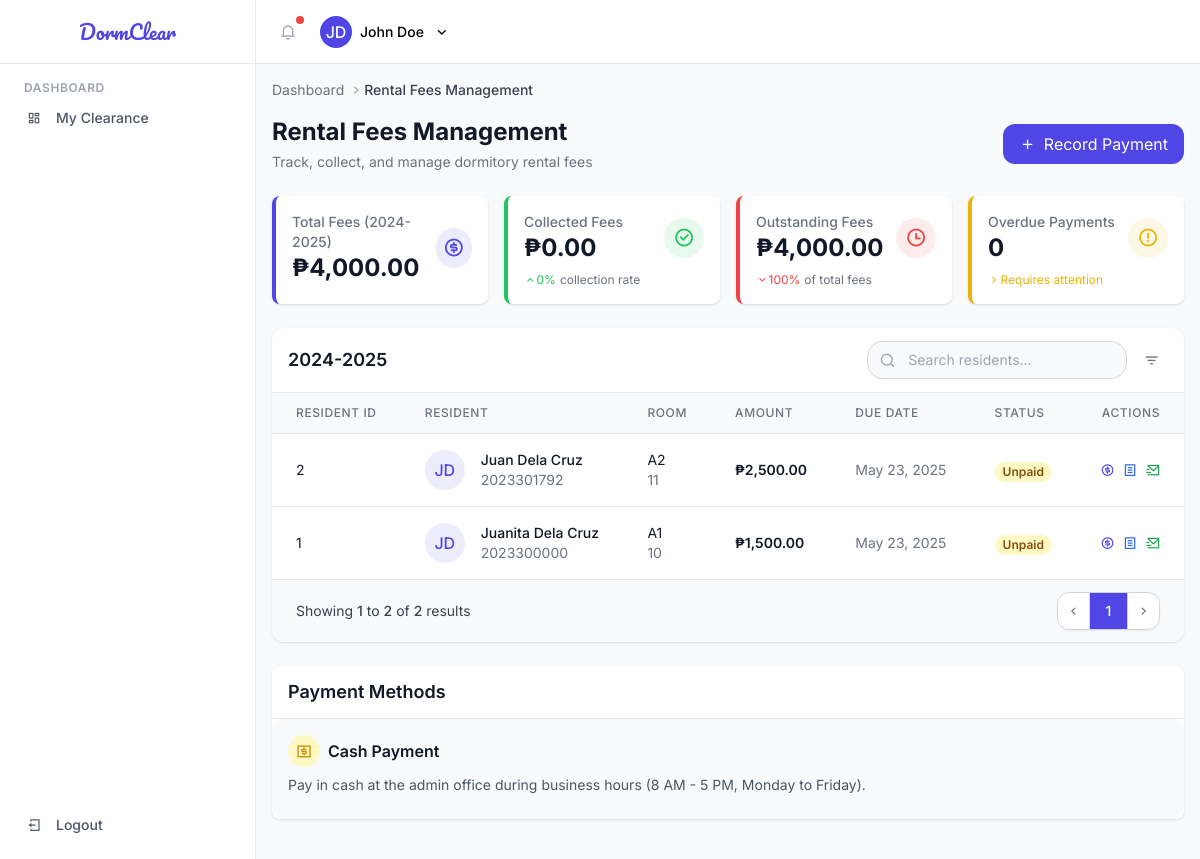
Page /role-admin/rental-fees/rental-fee-list.php (signed in) on the committed database.
### tables this page shows
CREATE TABLE `semesters`  (
  `semester_id` int NOT NULL AUTO_INCREMENT,
  `academic_year` varchar(9) NOT NULL,
  `term` enum('First','Second','Summer') NOT NULL,
  `active` tinyint(1) NOT NULL DEFAULT 1,
  `start_date` date NOT NULL,
  `end_date` date NOT NULL,
  PRIMARY KEY (`semester_id`) USING BTREE
);

CREATE TABLE `resident_occupancy`  (
  `occupancy_id` int NOT NULL AUTO_INCREMENT,
  `semester_id` int NOT NULL,
  `resident_id` int NOT NULL,
  `room_id` int NOT NULL,
  `room_status` enum('Not Vacated','Vacated') NOT NULL,
  `rental_balance` decimal(10, 2) NOT NULL,
  `active` tinyint(1) NOT NULL,
  `updated_at` timestamp NULL DEFAULT NULL ON UPDATE CURRENT_TIMESTAMP,
  PRIMARY KEY (`occupancy_id`) USING BTREE,
  INDEX `fk_occupancy_semesters`(`semester_id` ASC) USING BTREE,
  INDEX `fk_occupancy_residents`(`resident_id` ASC) USING BTREE,
  INDEX `fk_occupancy_rooms`(`room_id` ASC) USING BTREE,
  CONSTRAINT `fk_occupancy_residents` FOREIGN KEY (`resident_id`) REFERENCES `residents` (`resident_id`) ON DELETE RESTRICT ON UPDATE RESTRICT,
  CONSTRAINT `fk_occupancy_rooms` FOREIGN KEY (`room_id`) REFERENCES `rooms` (`room_id`) ON DELETE RESTRICT ON UPDATE RESTRICT,
  CONSTRAINT `fk_occupancy_semesters` FOREIGN KEY (`semester_id`) REFERENCES `semesters` (`semester_id`) ON DELETE RESTRICT ON UPDATE RESTRICT
);

CREATE TABLE `residents`  (
  `resident_id` int NOT NULL AUTO_INCREMENT,
  `user_id` int NOT NULL,
  `student_id` varchar(10) NOT NULL,
  `active` tinyint(1) NOT NULL DEFAULT 1,
  `updated_at` timestamp NULL DEFAULT NULL ON UPDATE CURRENT_TIMESTAMP,
  `deleted_at` timestamp NULL DEFAULT NULL,
  PRIMARY KEY (`resident_id`) USING BTREE,
  UNIQUE INDEX `unique_student_id`(`student_id` ASC) USING BTREE,
  INDEX `fk_users_residents`(`user_id` ASC) USING BTREE,
  CONSTRAINT `residents_ibfk_1` FOREIGN KEY (`user_id`) REFERENCES `users` (`user_id`) ON DELETE RESTRICT ON UPDATE RESTRICT
);

CREATE TABLE `rooms`  (
  `room_id` int NOT NULL AUTO_INCREMENT,
  `number` varchar(5) NOT NULL,
  `monthly_rental` decimal(10, 2) NOT NULL,
  PRIMARY KEY (`room_id`) USING BTREE
);

### includes/functions.php (called while the page is built, shortened)
<?php
function getInitials($name) {
    $words = explode(' ', $name);
    $initials = '';
    foreach ($words as $word) {
        $initials .= strtoupper(substr($word, 0, 1));
    }
    return strlen($initials) > 2 ? substr($initials, 0, 2) : $initials;
}
function formatDate($date, $format = 'M d, Y') {
    return date($format, strtotime($date));
}
function formatCurrency($amount, $symbol = '₱') {
    return $symbol . number_format((float)$amount, 2, '.', ',');
}
function getPaymentStatusClass($status) {
    switch ($status) {
        case 'Unpaid':
            return ['text-yellow-800', 'bg-yellow-100'];
    }
}
?>

### public/role-admin/rental-fees/rental-fee-list.php (the view, shortened to what this page needs)
<?php
$pdo = connect_db();
$sql = "SELECT r.resident_id, r.user_id, r.student_id,
    CONCAT(u.first_name, ' ', u.last_name) AS resident_name, ro.room_id, rm.number,
    rm.monthly_rental AS fee_amount,
    'Unpaid' AS status,  -- Default status
    s.end_date AS due_date,
    s.academic_year AS fee_date
    FROM residents r
    Join semesters s ON s.active = 1
    JOIN users u ON r.user_id = u.user_id
    JOIN resident_occupancy ro ON r.resident_id = ro.resident_id
    JOIN rooms rm ON ro.room_id = rm.room_id
";
$stmt = $pdo->prepare($sql);
$stmt->execute();
$rentalFees = $stmt->fetchAll(PDO::FETCH_ASSOC);
$totalFees = array_sum(array_column($rentalFees, 'fee_amount'));
$paidFees = array_sum(array_map(function($fee) {
    return $fee['status'] === 'Paid' ? $fee['fee_amount'] : 0;
}, $rentalFees));
$partiallyPaidFees = array_sum(array_map(function($fee) {
    return $fee['status'] === 'Partially Paid' ? $fee['fee_amount'] * 0.5 : 0;
}, $rentalFees));
$pendingFees = $totalFees - $paidFees - $partiallyPaidFees;
$overdueCount = count(array_filter($rentalFees, function($fee) {
    return $fee['status'] === 'Overdue';
}));
include  '../../../includes/header.php';
?>
<div class="mb-6 flex items-center justify-between">
    <div>
        <h1 class="text-2xl font-bold text-gray-900">Rental Fees Management</h1>
        <p class="mt-1 text-sm text-gray-500">Track, collect, and manage dormitory rental fees</p>
    </div>
    <div class="flex space-x-2">
        <button class="bg-primary text-white px-4 py-2 rounded-md flex items-center space-x-2">
            <i class="ri-add-line"></i>
            <span>Record Payment</span>
        </button>
    </div>
</div>
<div class="mb-6">
    <div class="grid grid-cols-1 md:grid-cols-2 lg:grid-cols-4 gap-4">
        <div class="bg-white rounded shadow p-4 border-l-4 border-primary">
            <div class="flex items-center justify-between">
                <div>
                    <p class="text-sm font-medium text-gray-500">
                    Total Fees (<?php echo !empty($rentalFees) ? $rentalFees[0]['fee_date'] : ''; ?>)
                </p>
                    <p class="text-2xl font-bold text-gray-900"><?php echo formatCurrency($totalFees); ?></p>
                </div>
                <div class="w-10 h-10 rounded-full bg-primary bg-opacity-10 flex items-center justify-center text-primary">
                    <i class="ri-money-dollar-circle-line ri-lg"></i>
                </div>
            </div>
        </div>
        <div class="bg-white rounded shadow p-4 border-l-4 border-green-500">
            <div class="flex items-center justify-between">
                <div>
                    <p class="text-sm font-medium text-gray-500">Collected Fees</p>
                    <p class="text-2xl font-bold text-gray-900"><?php echo formatCurrency($paidFees + $partiallyPaidFees); ?></p>
                </div>
                <div class="w-10 h-10 rounded-full bg-green-500 bg-opacity-10 flex items-center justify-center text-green-500">
                    <i class="ri-checkbox-circle-line ri-lg"></i>
                </div>
            </div>
            <div class="mt-2 flex items-center text-xs">
                <span class="text-green-500 flex items-center">
                    <i class="ri-arrow-up-s-line"></i> <?php echo round(($paidFees + $partiallyPaidFees) / $totalFees * 100); ?>%
                </span>
                <span class="ml-1 text-gray-500">collection rate</span>
            </div>
        </div>
        <div class="bg-white rounded shadow p-4 border-l-4 border-red-500">
            <div class="flex items-center justify-between">
                <div>
                    <p class="text-sm font-medium text-gray-500">Outstanding Fees</p>
                    <p class="text-2xl font-bold text-gray-900"><?php echo formatCurrency($pendingFees); ?></p>
                </div>
                <div class="w-10 h-10 rounded-full bg-red-500 bg-opacity-10 flex items-center justify-center text-red-500">
                    <i class="ri-time-line ri-lg"></i>
                </div>
            </div>
            <div class="mt-2 flex items-center text-xs">
                <span class="text-red-500 flex items-center">
                    <i class="ri-arrow-down-s-line"></i> <?php echo round($pendingFees / $totalFees * 100); ?>%
                </span>
                <span class="ml-1 text-gray-500">of total fees</span>
            </div>
        </div>
        <div class="bg-white rounded shadow p-4 border-l-4 border-yellow-500">
            <div class="flex items-center justify-between">
                <div>
                    <p class="text-sm font-medium text-gray-500">Overdue Payments</p>
                    <p class="text-2xl font-bold text-gray-900"><?php echo $overdueCount; ?></p>
                </div>
                <div class="w-10 h-10 rounded-full bg-yellow-500 bg-opacity-10 flex items-center justify-center text-yellow-500">
                    <i class="ri-error-warning-line ri-lg"></i>
                </div>
            </div>
            <div class="mt-2 flex items-center text-xs">
                <span class="text-yellow-500 flex items-center">
                    <i class="ri-arrow-right-s-line"></i> Requires attention
                </span>
            </div>
        </div>
    </div>
</div>
<div class="bg-white shadow rounded-md overflow-hidden mb-6">
    <div class="px-4 py-3 border-b border-gray-200 flex justify-between items-center">
        <?php if (!empty($rentalFees)) : ?>
        <h2 class="text-lg font-semibold text-gray-900">
            <?php echo $rentalFees[0]['fee_date']; ?>
        </h2>
            <?php endif; ?>
        <div class="flex items-center space-x-2">
            <div class="relative">
                <div class="absolute inset-y-0 left-0 flex items-center pl-3 pointer-events-none">
                </div>
                <input type="text" class="bg-gray-50 border border-gray-300 text-gray-900 text-sm rounded-lg focus:ring-primary focus:border-primary block w-full pl-10 p-2" placeholder="Search residents...">
            </div>
            <button class="p-2 text-gray-500 rounded-lg hover:bg-gray-100">
                <i class="ri-filter-3-line"></i>
            </button>
        </div>
    </div>
    <div class="overflow-x-auto">
        <table class="min-w-full divide-y divide-gray-200">
            <thead class="bg-gray-50">
                <tr>
                    <th scope="col" class="px-6 py-3 text-left text-xs font-medium text-gray-500 uppercase tracking-wider">
                        Resident ID
                    </th>
                    <th scope="col" class="px-6 py-3 text-left text-xs font-medium text-gray-500 uppercase tracking-wider">
                        Resident
                    </th>
                    <th scope="col" class="px-6 py-3 text-left text-xs font-medium text-gray-500 uppercase tracking-wider">
                        Room
                    </th>
                    <th scope="col" class="px-6 py-3 text-left text-xs font-medium text-gray-500 uppercase tracking-wider">
                        Amount
                    </th>
                    <th scope="col" class="px-6 py-3 text-left text-xs font-medium text-gray-500 uppercase tracking-wider">
                        Due Date
                    </th>
                    <th scope="col" class="px-6 py-3 text-left text-xs font-medium text-gray-500 uppercase tracking-wider">
                        Status
                    </th>
                    <th scope="col" class="px-6 py-3 text-right text-xs font-medium text-gray-500 uppercase tracking-wider">
                        Actions
                    </th>
                </tr>
            </thead>
            <tbody class="bg-white divide-y divide-gray-200">
                <?php foreach ($rentalFees as $fee): ?>
                    <?php
                    list($statusClass, $statusBg) = getPaymentStatusClass($fee['status']);
                    ?>
                    <tr>
                        <td class="px-6 py-4 whitespace-nowrap text-sm text-gray-900"><?php echo $fee['resident_id']; ?></td>
                        <td class="px-6 py-4 whitespace-nowrap">
                            <div class="flex items-center">
                                <div class="flex-shrink-0 h-10 w-10 rounded-full bg-primary bg-opacity-10 flex items-center justify-center text-primary">
                                    <span class="font-medium"><?php echo getInitials($fee['resident_name']); ?></span>
                                </div>
                                <div class="ml-4">
                                    <div class="text-sm font-medium text-gray-900"><?php echo $fee['resident_name']; ?></div>
                                    <div class="text-sm text-gray-500"><?php echo $fee['student_id']; ?></div>
                                </div>
                            </div>
                        </td>
                        <td class="px-6 py-4 whitespace-nowrap">
                            <div class="text-sm text-gray-900"><?php echo $fee['number']; ?></div>
                            <div class="text-sm text-gray-500"><?php echo $fee['room_id']; ?></div>
                        </td>
                        <td class="px-6 py-4 whitespace-nowrap text-sm font-semibold text-gray-900">
                            <?php echo formatCurrency($fee['fee_amount']); ?>
                        </td>
                        <td class="px-6 py-4 whitespace-nowrap text-sm text-gray-500"><?php echo formatDate($fee['due_date']); ?></td>
                        <td class="px-6 py-4 whitespace-nowrap">
                            <span class="px-2 inline-flex text-xs leading-5 font-semibold rounded-full <?php echo $statusBg; ?> <?php echo $statusClass; ?>">
                                <?php echo $fee['status']; ?>
                            </span>
                        </td>
                        <td class="px-6 py-4 whitespace-nowrap text-right text-sm font-medium">
                            <div class="flex space-x-2 justify-end">
                                <?php if ($fee['status'] != 'Paid'): ?>
                                <button class="text-primary hover:text-indigo-900">
                                    <i class="ri-money-dollar-circle-line"></i>
                                </button>
                                <?php endif; ?>
                                <button class="text-blue-600 hover:text-blue-900">
                                    <i class="ri-file-list-line"></i>
                                </button>
                                <button class="text-green-600 hover:text-green-900">
                                    <i class="ri-mail-send-line"></i>
                                </button>
                            </div>
                        </td>
                    </tr>
                <?php endforeach; ?>
            </tbody>
        </table>
    </div>
    <div class="px-4 py-3 bg-gray-50 flex items-center justify-between border-t border-gray-200 sm:px-6">
        <div class="hidden sm:flex-1 sm:flex sm:items-center sm:justify-between">
            <div>
                <p class="text-sm text-gray-700">
                    Showing <span class="font-medium">1</span> to <span class="font-medium"><?php echo count($rentalFees); ?></span> of <span class="font-medium"><?php echo count($rentalFees); ?></span> results
                </p>
            </div>
            <div>
                <nav class="relative z-0 inline-flex rounded-md shadow-sm -space-x-px" aria-label="Pagination">
                    <button class="relative inline-flex items-center px-2 py-2 rounded-l-md border border-gray-300 bg-white text-sm font-medium text-gray-500 hover:bg-gray-50">
                        <i class="ri-arrow-left-s-line"></i>
                    </button>
                    <button class="relative inline-flex items-center px-4 py-2 border border-gray-300 bg-primary text-sm font-medium text-white hover:bg-primary-dark">
                        1
                    </button>
                    <button class="relative inline-flex items-center px-2 py-2 rounded-r-md border border-gray-300 bg-white text-sm font-medium text-gray-500 hover:bg-gray-50">
                        <i class="ri-arrow-right-s-line"></i>
                    </button>
                </nav>
            </div>
        </div>
    </div>
</div>
<div class="bg-white rounded shadow mb-6">
    <div class="px-4 py-3 border-b border-gray-200">
        <h2 class="text-lg font-semibold text-gray-900">Payment Methods</h2>
    </div>
        <div class="p-4 bg-gray-50 rounded-md">
            <div class="flex items-center mb-2">
                <div class="w-8 h-8 rounded-full bg-yellow-100 flex items-center justify-center text-yellow-600 mr-2">
                    <i class="ri-money-dollar-box-line"></i>
                </div>
                <h3 class="text-md font-semibold text-gray-900">Cash Payment</h3>
            </div>
            <p class="text-sm text-gray-600 mb-2">Pay in cash at the admin office during business hours (8 AM - 5 PM, Monday to Friday).</p>
        </div>
    </div>
</div>
<?php
include  '../../../includes/footer.php';
?>

### public/assets/css/styles.css (style rules this page uses)
body { font-family: 'Inter', sans-serif; }

### rows in the picture
semesters: academic_year "2024-2025"
resident_occupancy: resident.resident_id "2", resident_name "JD", resident_name "Juan Dela Cruz", resident.student_id "2023301792", room.number "A2", room "11", room.monthly_rental "₱2,500.00", semester.end_date "May 23, 2025", status "Unpaid"
resident_occupancy: resident.resident_id "1", resident_name "JD", resident_name "Juanita Dela Cruz", resident.student_id "2023300000", room.number "A1", room "10", room.monthly_rental "₱1,500.00", semester.end_date "May 23, 2025", status "Unpaid"

### other values in the picture
$pageTitle "Rental Fees Management"
formatCurrency($totalFees) "₱4,000.00"
formatCurrency($paidFees + $partiallyPaidFees) "₱0.00"
formatCurrency($pendingFees) "₱4,000.00"
$pendingFees / $totalFees * 100 "100"
$overdueCount "0"
count($rentalFees) "2"
